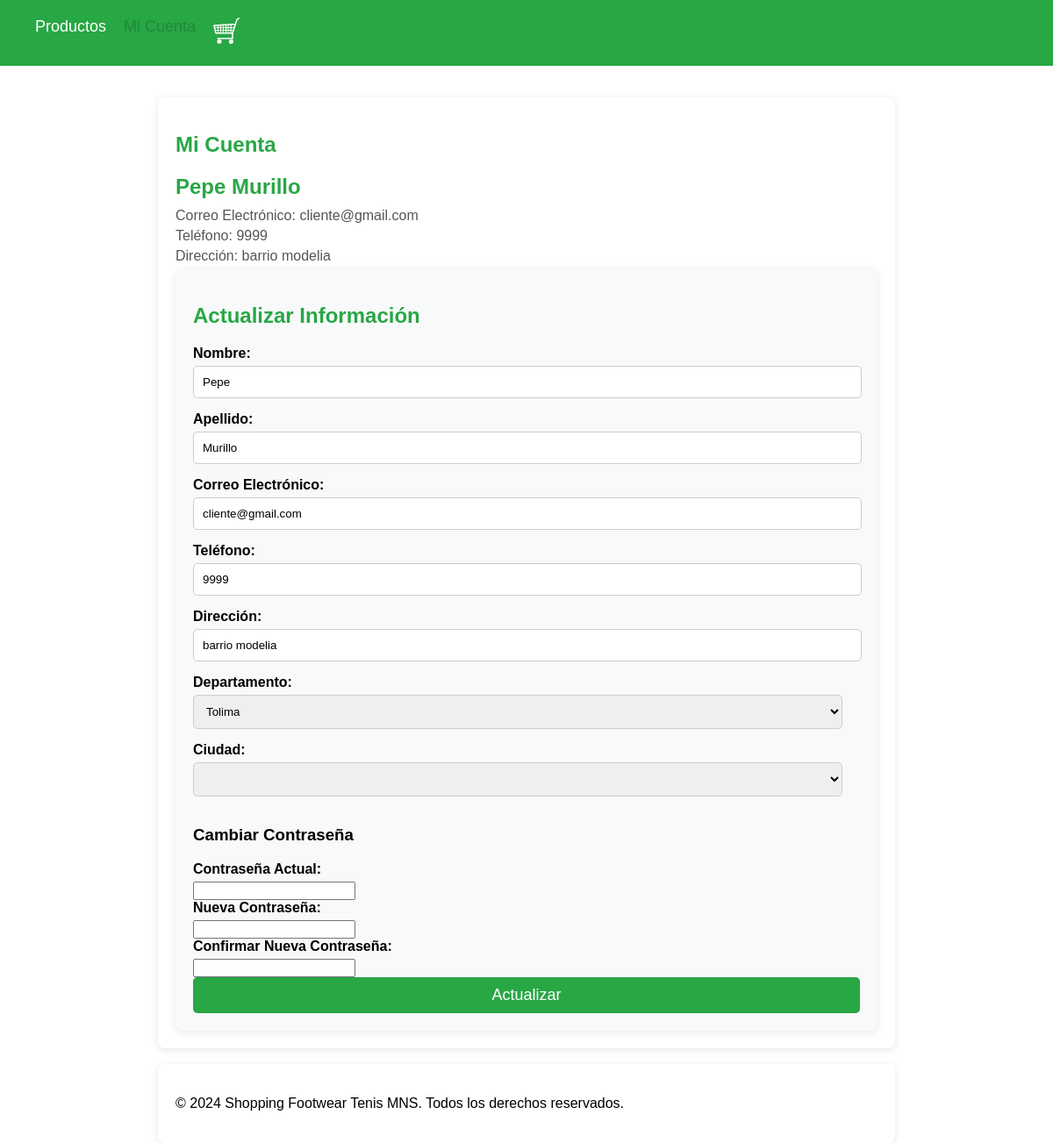
/Proyecto_SFT_MNS/views/mi_perfil.php (signed in), run on the app's committed database.
### tables this page shows
CREATE TABLE `usuarios` (
  `id_usuario` int(11) NOT NULL,
  `nombre_usuario` varchar(100) NOT NULL,
  `apellido_usuario` varchar(100) NOT NULL,
  `email_usuario` varchar(100) NOT NULL,
  `contraseña_usuario` varchar(100) NOT NULL,
  `direccion_usuario` varchar(255) DEFAULT NULL,
  `telefono_usuario` varchar(20) DEFAULT NULL,
  `rol_id` int(11) DEFAULT NULL,
  `ciudad_id` int(11) DEFAULT NULL,
  `departamento_id` int(11) DEFAULT NULL
);

CREATE TABLE `departamentos` (
  `id_departamento` int(11) NOT NULL,
  `nombre_departamento` varchar(100) NOT NULL
);

### Proyecto_SFT_MNS/views/mi_perfil.php (the view, shortened to what this page needs)
<?php
require '../config/database.php';
$sqlUsuario = "SELECT
    nombre_usuario,
    apellido_usuario,
    email_usuario,
    direccion_usuario,
    telefono_usuario,
    ciudad_id,
    departamento_id
FROM usuarios
WHERE id_usuario = :usuario_id";
$stmt = $base->prepare($sqlUsuario);
$stmt->execute([':usuario_id' => $_SESSION['usuario_id']]);
$usuario = $stmt->fetch(PDO::FETCH_ASSOC);
$nombreUsuario = $usuario['nombre_usuario'] ?? '';
$apellidoUsuario = $usuario['apellido_usuario'] ?? '';
$correoUsuario = $usuario['email_usuario'] ?? '';
$telefonoUsuario = $usuario['telefono_usuario'] ?? '';
$direccionUsuario = $usuario['direccion_usuario'] ?? '';
$departamentoIdUsuario = $usuario['departamento_id'] ?? '';
$sqlDepartamentos = "SELECT * FROM departamentos";
$departamentos = $base->query($sqlDepartamentos)->fetchAll(PDO::FETCH_ASSOC);
?>
<!DOCTYPE html>
<html lang="es">
<head>
    <link rel="stylesheet" href="../css/mi_perfil1.css">
</head>
<body>
    <header>
        <div class="header-container">
            <nav>
                <ul>
                    <li><a href="index_cliente.php">Productos</a></li>
                    <li><a href="mi_perfil.php" class="active">Mi Cuenta</a></li>
                    <li><a href="Carrito.php"><div class="move-car"><img src="../imagenes/carrito.png" alt="" width="30px" height="30px"></a></li>
                </ul>
            </nav>
        </div>
    </header> <br> <br>
    <main>
        <section class="account-section">
            <h1>Mi Cuenta</h1>
            <div class="profile-info">
                <h2><?php echo htmlspecialchars($nombreUsuario . ' ' . $apellidoUsuario); ?></h2>
                <p>Correo Electrónico: <?php echo htmlspecialchars($correoUsuario); ?></p>
                <p>Teléfono: <?php echo htmlspecialchars($telefonoUsuario); ?></p>
                <p>Dirección: <?php echo htmlspecialchars($direccionUsuario); ?></p>
            </div>
            <div class="update-form">
                <h2>Actualizar Información</h2>
                <form action="actualizar_perfil.php" method="POST" enctype="multipart/form-data">
                    <label for="nombre">Nombre:</label>
                    <input type="text" id="nombre" name="nombre" value="<?php echo htmlspecialchars($nombreUsuario); ?>" required>
                    <label for="apellido">Apellido:</label>
                    <input type="text" id="apellido" name="apellido" value="<?php echo htmlspecialchars($apellidoUsuario); ?>" required>
                    <label for="correo">Correo Electrónico:</label>
                    <input type="email" id="correo" name="correo" value="<?php echo htmlspecialchars($correoUsuario); ?>" required>
                    <label for="telefono">Teléfono:</label>
                    <input type="tel" id="telefono" name="telefono" value="<?php echo htmlspecialchars($telefonoUsuario); ?>" required>
                    <label for="direccion">Dirección:</label>
                    <input type="text" id="direccion" name="direccion" value="<?php echo htmlspecialchars($direccionUsuario); ?>" required>
                    <label for="departamento">Departamento:</label>
                    <select id="departamento_id" name="departamento" required>
                        <?php foreach ($departamentos as $departamento): ?>
                            <option value="<?php echo htmlspecialchars($departamento['id_departamento']); ?>"
                                <?php if ($departamento['id_departamento'] == $departamentoIdUsuario) echo 'selected'; ?>>
                                <?php echo htmlspecialchars($departamento['nombre_departamento']); ?>
                            </option>
                        <?php endforeach; ?>
                    </select>
                    <label for="ciudad">Ciudad:</label>
                    <select id="ciudad_id" name="ciudad" required>
                    </select>
        <h3>Cambiar Contraseña</h3>
        <label for="current_password">Contraseña Actual:</label>
        <input type="password" id="current_password" name="current_password">
        <label for="new_password">Nueva Contraseña:</label>
        <input type="password" id="new_password" name="new_password">
        <label for="confirm_password">Confirmar Nueva Contraseña:</label>
        <input type="password" id="confirm_password" name="confirm_password">
        <button type="submit">Actualizar</button>
                </form>
            </div>
        </section>
    </main>
    <footer> <br>
        <div class="container">
            <p>&copy; 2024 Shopping Footwear Tenis MNS. Todos los derechos reservados.</p>
        </div>
    </footer>
</body>
</html>

### Proyecto_SFT_MNS/css/mi_perfil1.css (style rules this page uses)
body { font-family: Arial, sans-serif; margin: 0; padding: 0; background-image: url('https://encrypted-tbn1.gstatic.com/images?q=tbn:ANd9GcTl8zCvfB75PyeroTWu3tACRRlS4amHP_ynZzlkOtGCr-wXX840'); }
.header-container { display: flex; align-items: center; justify-content: space-between; padding: 20px; background-color: #28a745; color: white; }
nav ul { list-style: none; display: flex; margin: 0; padding: 0; }
nav ul li { margin-left: 20px; }
nav ul li a { color: white; text-decoration: none; font-size: 18px; transition: color 0.3s; }
nav ul li a:hover, nav ul li a.active { color: #218838; }
.account-section { padding: 20px; max-width: 800px; margin: auto; background: white; border-radius: 8px; box-shadow: 0 2px 10px rgba(0, 0, 0, 0.1); }
h1, h2 { color: #28a745; }
.profile-info h2 { margin: 0 0 10px 0; }
.profile-info p { margin: 5px 0; color: #555; }
.update-form { background: #f8f9fa; padding: 20px; border-radius: 8px; box-shadow: 0 2px 10px rgba(0, 0, 0, 0.1); }
.update-form h2 { margin-bottom: 20px; }
.update-form label { display: block; margin-bottom: 5px; font-weight: bold; }
.update-form input[type="text"], .update-form input[type="email"], .update-form input[type="tel"], .update-form input[type="file"] { width: calc(100% - 20px); padding: 10px; margin-bottom: 15px; border: 1px solid #ccc; border-radius: 5px; }
.update-form select { width: calc(100% - 20px); padding: 10px; margin-bottom: 15px; border: 1px solid #ccc; border-radius: 5px; }
.update-form button { display: block; width: 100%; padding: 10px 0; background-color: #28a745; color: white; border: none; border-radius: 5px; font-size: 18px; cursor: pointer; transition: background-color 0.3s; }
.move-car { position: relative; margin-left: auto; flex-wrap: wrap; }
.container { max-width: 800px; margin: auto; background: white; padding: 20px; border-radius: 8px; box-shadow: 0 2px 10px rgba(0, 0, 0, 0.1); }

### data on the page
usuarios: nombre_usuario+apellido_usuario "Pepe Murillo", email_usuario "cliente@gmail.com", telefono_usuario "9999", direccion_usuario "barrio modelia", nombre "Pepe", apellido "Murillo", correo "cliente@gmail.com", telefono "9999", direccion "barrio modelia", departamento "Tolima"
